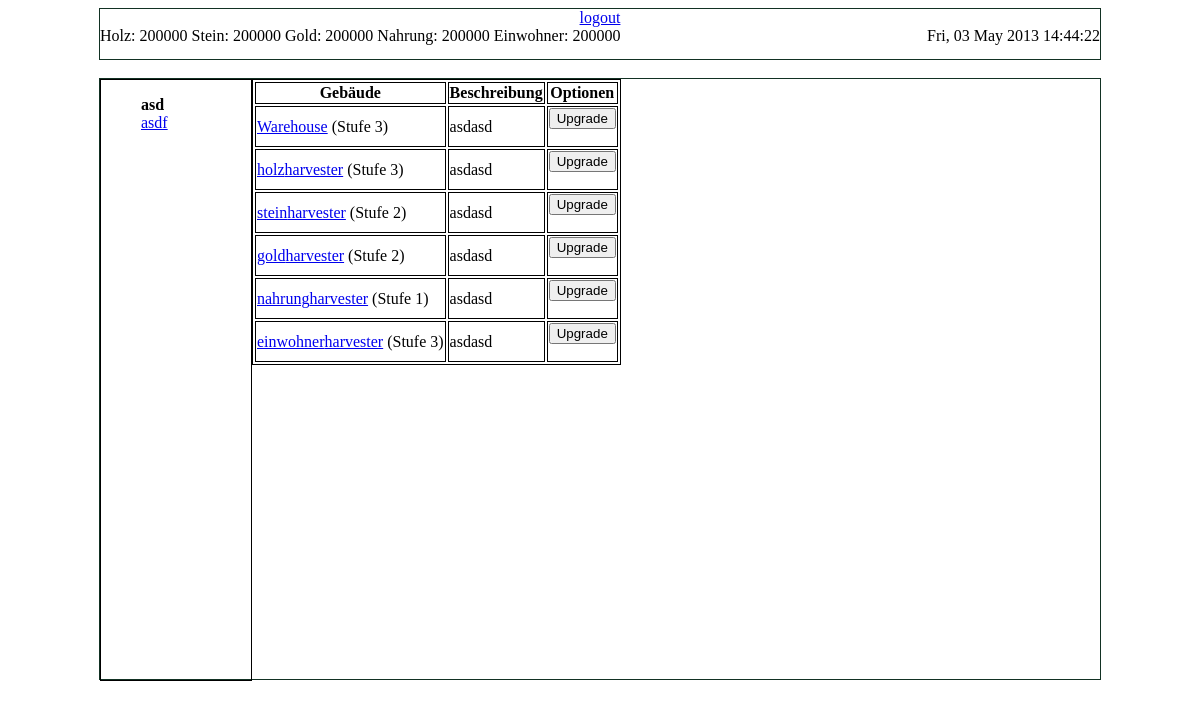
/index.php (signed in), run on the app's committed database.
### tables this page shows
CREATE TABLE IF NOT EXISTS `staedte` (
  `id` int(11) NOT NULL AUTO_INCREMENT,
  `userid` int(11) NOT NULL,
  `name` varchar(30) NOT NULL,
  `holz` int(11) NOT NULL,
  `gold` int(11) NOT NULL,
  `nahrung` int(11) NOT NULL,
  `stein` int(11) NOT NULL,
  `einwohner` int(11) NOT NULL,
  `lastupdate` int(11) NOT NULL,
  PRIMARY KEY (`id`)
);

CREATE TABLE IF NOT EXISTS `gebaeude` (
  `id` int(11) NOT NULL AUTO_INCREMENT,
  `stadtid` int(11) NOT NULL,
  `typ` int(11) NOT NULL,
  `stufe` int(11) NOT NULL,
  PRIMARY KEY (`id`)
);

### classes/stadt.php (called while the page is built, shortened)
<?php
class Stadt {
	public $resources = array();
	public $stadtid;
	public $db;
	public function __construct ($stadtid,$d)
	{
		$this->db = $d;
		$this->stadtid = $stadtid;
		$this->getResourcesFromDB();
		$this->getBuildingsFromDB();
	}
	public function getResourcesFromDB() {
		$res = $this->db->query("SELECT * FROM staedte WHERE id = '".$this->stadtid."'")->fetch_assoc();
		foreach(Constants::$resources as $r)
			$this->resources[$r] = $res[$r];
	}
	public function getBuildingsFromDB()
	{
		$res = $this->db->query("SELECT * FROM `gebaeude` WHERE `stadtid` = '".$this->stadtid."'");
	}
	public function writeToDB()
	{
		$sql = "UPDATE `staedte` SET ";
		foreach(Constants::$resources as $r)
			$sql.= "`$r` = '".$this->resources[$r]."',";
		$sql.= "`lastupdate` = '".time()."'";
		$this->db->query($sql." WHERE `id` = '".$this->stadtid."'");
	}
}

### classes/buildings/building.php (called while the page is built, shortened)
<?php
abstract class Building {
	public function __construct (&$stadt, $typ, $level) {
		$this->level = $level;
		$this->typ = $typ;
	}
}
?>

### classes/pages/main.php (the view, shortened to what this page needs)
<?php
require_once 'page.php';
class Main extends Page {
	public function update() {
		if(!isset($_SESSION['userid'])) {
			if(isset($_POST["user"]) && isset($_POST["pwd"])){
				$_POST['user']= $this->db->real_escape_string($_POST['user']);
				$_POST['pwd']= $this->db->real_escape_string($_POST['pwd']);
				$sql = "SELECT * FROM users WHERE username = '".$_POST['user']."' AND passwort = '".$_POST['pwd']."'";
				$result = $this->db->query($sql)->fetch_assoc();
				$_SESSION["userid"] = $result["id"];
				header("location:index.php");
			}
		} else {
			parent::update();
			$str = "";
			foreach ($this->stadt->buildings as $building)
			{
				$str .= "<tr><td><a href='index.php?page=view".($building->typ < 100 ? Constants::$buildings[$building->typ]."'>".Constants::$buildings[$building->typ]."</a>" :
							"harvester&typ=".$building->typ."'>".Constants::$resources[$building->typ-100]."harvester</a>").
							" (Stufe ".$building->level.")</td><td>asdasd</td><td><div class='upgrade'><form method='post'><input type='hidden' name='typ' value='".$building->typ."'>
							<button type='submit' name='build'>Upgrade</button></form></div></td></tr>";
			}
		}
	}
}

### classes/pages/page.php (shortened to what this page needs)
<?php
include './classes/stadt.php';
include './classes/buildings/building.php';
class Page {
	private $template;
	public $db;
	public $staedte = array();
	public $stadtid, $stadt;
	public function __construct()
	{
		$this->db = new mysqli('localhost', 'root', '', 'yolomcswaggster');
	}
	public function loadTemplate($templ1,$templ2 = "")
	{
		$this->template = str_replace("%TEXT%", ($templ2 == "" ? "" : file_get_contents($templ2)), file_get_contents($templ1));
	}
	public function update()
	{
		$sql = "SELECT id,name FROM staedte WHERE userid = '".$_SESSION['userid']."'";
		$result = $this->db->query($sql);
		while ($row = $result->fetch_assoc())
			array_push($this->staedte,array($row['id'],$row['name']));
		if (!isset($_GET["stadt"]))
			$this->stadtid = $this->staedte[0][0];
		else
			$this->stadtid = $this->staedte[$_GET["stadt"]][0];
		$this->stadt= new Stadt($this->stadtid, $this->db);
		$str = "";
		for ($i = 0; $i < count($this->staedte);$i++)
		{
			$str .= ($this->staedte[$i][0] == $this->stadtid ? "<li><b>".$this->staedte[$i][1]."</b></li>" : "<li><a href='index.php?stadt=$i'>".$this->staedte[$i][1]."</a></li>");
		}
	}
	function set($key, $value)
	{
		$this->template = str_replace($key, $value, $this->template);
	}
	public function show ()
	{
		echo $this->template;
	}
}

### index.php (shortened to what this page needs)
<?php
if(!isset($_GET["page"]))
	$page = "main";
else
	$page = $_GET["page"];
$page = strtolower($page);
if(file_exists("classes/pages/".$page.".php"))
{
	$page = ucfirst($page);
	$page = new $page($page);
	$page->update();
}

### style.css (style rules this page uses)
body { text-align: center; }
#content { height: 600px; width: 1000px; border: 1px solid #123123; margin: 0 auto; }
#navbar { height: 50px; width: 1000px; border: 1px solid #123123; margin: 0 auto; }
#l_staedte { width: 15%; height: 100%; float: left; text-align: left; border: 1px solid black; }
#l_staedte ul { list-style: none; }
#l_gebaeude td,#l_gebaeude th,#l_gebaeude table { border: 1px solid black; }
.upgrade button { cursor: pointer; }
#date { float: right; }
#resources { float: left; }

### data on the page
staedte: name "asdf"
gebaeude: typ "Warehouse", level "3"
gebaeude: typ "holz", level "3"
gebaeude: typ "stein", level "2"
gebaeude: typ "gold", level "2"
gebaeude: typ "nahrung", level "1"
gebaeude: typ "einwohner", level "3"

### other printed values
$this->template "logout Fri, 03 May 2013 14:44:22 Holz: 200000 Stein: 200000 Gold: 200000 Nahrung: 200000 Einwohner: 200000 Gebäude Beschreibung Optionen"
$this->staedte[$i][1] "asd"
